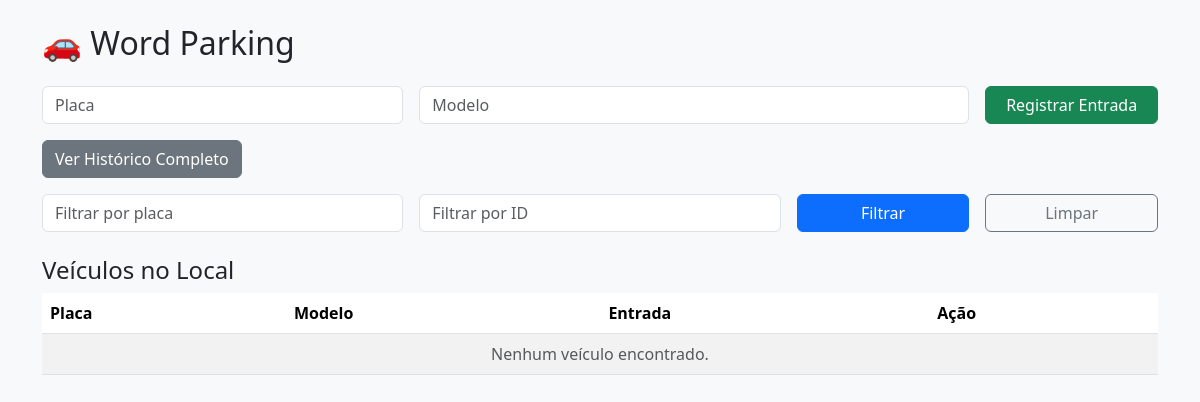
Before: / with the older database file.
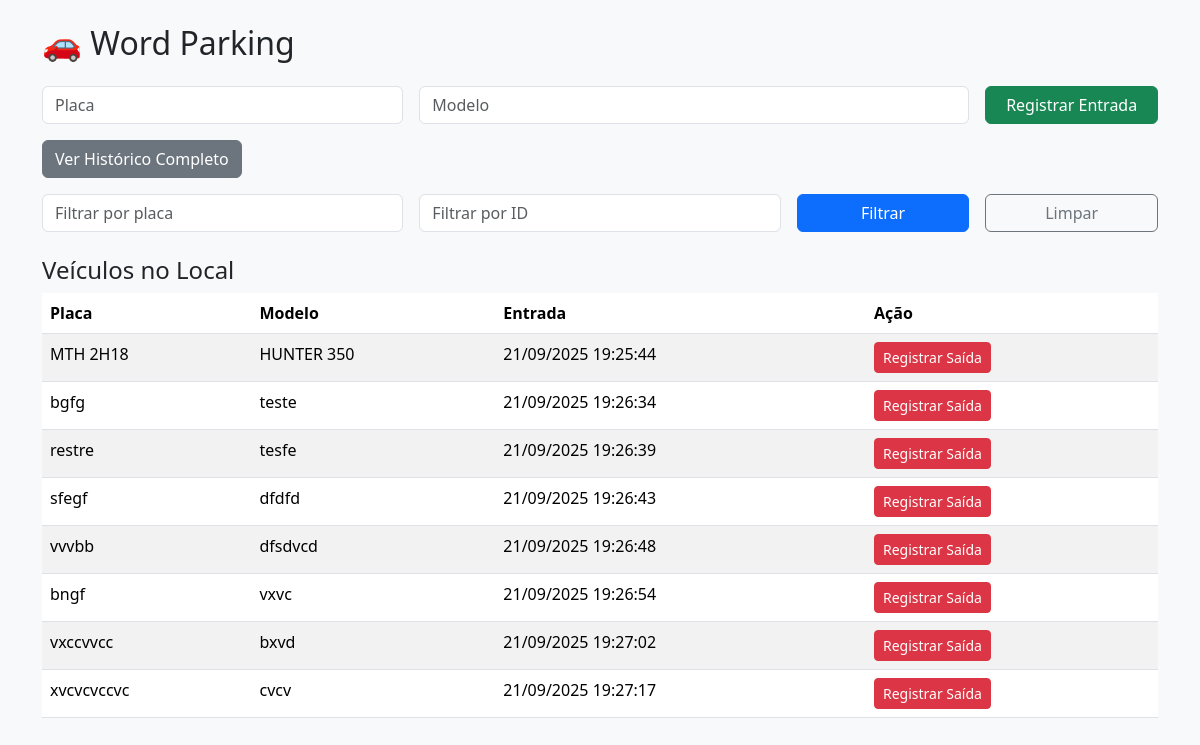
After: the same page with the newer database file.
### database.py (models this page shows)
class Veiculo(Base):
    __tablename__ = "veiculos"
    id = Column(Integer, primary_key=True, index=True)
    placa = Column(String, index=True)
    modelo = Column(String)
    entrada = Column(DateTime, default=datetime.now)
    saida = Column(DateTime, nullable=True)

### main.py (the view)
@app.get("/", response_class=HTMLResponse)
def home(
    request: Request,
    placa: Optional[str] = Query(None),
    id_str: Optional[str] = Query(None),  # recebendo id como string
    db: Session = Depends(get_db)
):
    query = db.query(Veiculo).filter(Veiculo.saida == None)
    if placa:
        query = query.filter(Veiculo.placa.ilike(f"%{placa}%"))
    if id_str and id_str.isdigit():
        query = query.filter(Veiculo.id == int(id_str))
    ativos = query.all()
    historico = veiculo_service.listar_historico(db)
    return templates.TemplateResponse("index.html", {
        "request": request,
        "ativos": ativos,
        "historico": historico,
        "message": None
    })

### templates/index.html (shortened to what this page needs)
<!DOCTYPE html>
<html lang="pt-BR">
<head>
    <link href="https://cdn.jsdelivr.net/npm/bootstrap@5.3.2/dist/css/bootstrap.min.css" rel="stylesheet">
</head>
<body class="bg-light p-4">
<div class="container">
    <h2 class="mb-4">🚗 Word Parking</h2>
    <form action="/entrada" method="post" class="row g-3 mb-3">
        <div class="col-md-4">
            <input type="text" name="placa" class="form-control" placeholder="Placa" required>
        </div>
        <div class="col-md-6">
            <input type="text" name="modelo" class="form-control" placeholder="Modelo" required>
        </div>
        <div class="col-md-2">
            <button type="submit" class="btn btn-success w-100">Registrar Entrada</button>
        </div>
    </form>
    <a href="/historico" class="btn btn-secondary mb-3">Ver Histórico Completo</a>
    <form method="get" action="/" class="row g-3 mb-4">
        <div class="col-md-4">
            <input type="text" name="placa" value="{{ request.query_params.get('placa') or '' }}" class="form-control" placeholder="Filtrar por placa">
        </div>
        <div class="col-md-4">
            <input type="text" name="id" value="{{ request.query_params.get('id') or '' }}" class="form-control" placeholder="Filtrar por ID">
        </div>
        <div class="col-md-2">
            <button type="submit" class="btn btn-primary w-100">Filtrar</button>
        </div>
        <div class="col-md-2">
            <a href="/" class="btn btn-outline-secondary w-100">Limpar</a>
        </div>
    </form>
    <h4>Veículos no Local</h4>
    <table class="table table-striped">
        <thead>
            <tr>
                <th>Placa</th>
                <th>Modelo</th>
                <th>Entrada</th>
                <th>Ação</th>
            </tr>
        </thead>
        <tbody>
            {% for v in ativos %}
            <tr>
                <td>{{ v.placa }}</td>
                <td>{{ v.modelo }}</td>
                <td>{{ v.entrada.strftime("%d/%m/%Y %H:%M:%S") }}</td>
                <td>
                    <form action="/saida/{{ v.id }}" method="post">
                        <button class="btn btn-danger btn-sm">Registrar Saída</button>
                    </form>
                </td>
            </tr>
            {% endfor %}
            {% if not ativos %}
            <tr>
                <td colspan="4" class="text-center text-muted">Nenhum veículo encontrado.</td>
            </tr>
            {% endif %}
        </tbody>
    </table>
</div>
</body>
</html>

Changed rows visible on the page:
added Veiculo: placa "MTH 2H18", modelo "HUNTER 350", entrada "21/09/2025 19:25:44"
added Veiculo: placa "bgfg", modelo "teste", entrada "21/09/2025 19:26:34"
added Veiculo: placa "restre", modelo "tesfe", entrada "21/09/2025 19:26:39"
added Veiculo: placa "sfegf", modelo "dfdfd", entrada "21/09/2025 19:26:43"
added Veiculo: placa "vvvbb", modelo "dfsdvcd", entrada "21/09/2025 19:26:48"
added Veiculo: placa "bngf", modelo "vxvc", entrada "21/09/2025 19:26:54"
added Veiculo: placa "vxccvvcc", modelo "bxvd", entrada "21/09/2025 19:27:02"
added Veiculo: placa "xvcvcvccvc", modelo "cvcv", entrada "21/09/2025 19:27:17"
Other visible differences:
text no longer shown: "Nenhum veículo encontrado."
